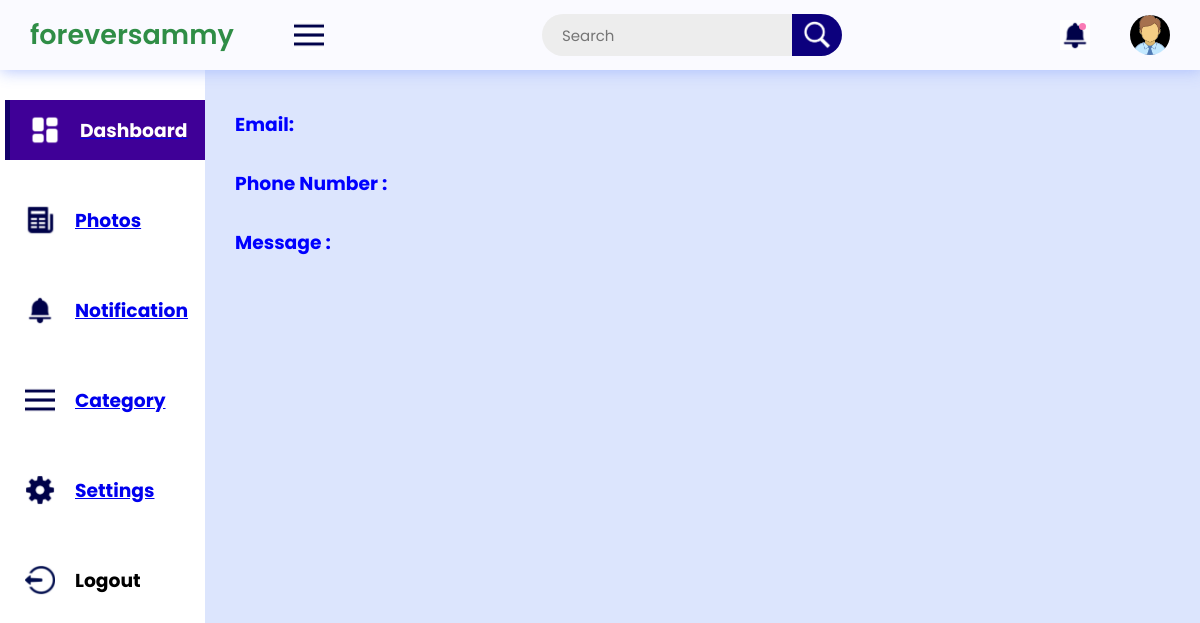
The page /getnotification/8606ccbd3d4c4420b7d39ea31cea889f on the database as committed earlier.
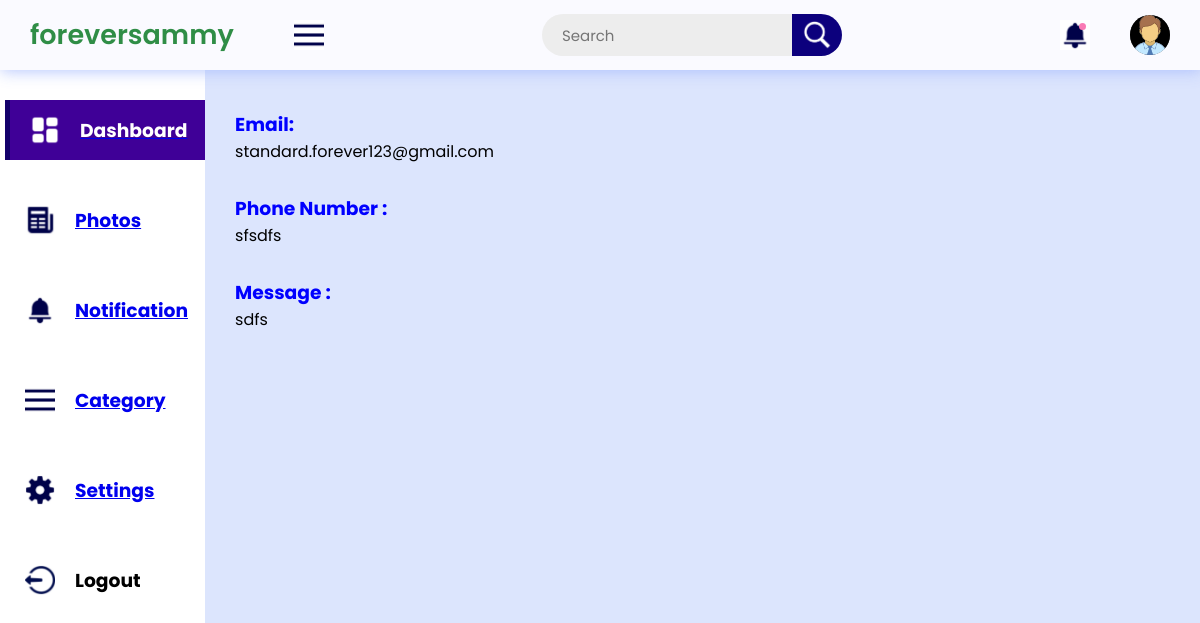
The same page on the database as committed later.
### app/home/models.py (models this page shows, shortened)
class Message(db.Model):
    id = db.Column(db.String(120), primary_key=True)
    message = db.Column(db.Text, nullable=False)
    email = db.Column(db.String(210), nullable=False)
    phone = db.Column(db.String(20), nullable=True)
    created_at = db.Column(db.DateTime, nullable=False, default=datetime.utcnow)
    @classmethod
    def get(cls, id):
        picture = db.session.query(cls).filter(cls.id == id).first()
        if (picture is None):
            return (None)
        return (picture)

### app/admin/routes.py (the view)
@app.route('/getnotification/<id>')
def getnotification(id):
    notification = Message.get(id)
    return render_template('admin/view_notifica.html', notification=notification)

### app/templates/admin/view_notifica.html
{% extends 'admin_layout.html' %}
{% block main %}
<div style="padding-bottom: 30px; color: blue;">
    <h3>Email: </h3>
    <p style="color: black;"> {{ notification.email }}</p>
</div>
<div style="padding-bottom: 30px; color: blue;">
    <h3>Phone Number :</h3>
    <p style="color: black;">{{ notification.phone }}</p>
</div>
<div style="padding-bottom: 30px; color: blue;">
    <h3>Message : </h3>
    <p style="color: black;">{{ notification.message }}</p>
</div>
{% endblock main %}

Rows that differ between the two databases and show on the page:
added Message: email "standard.forever123@gmail.com", phone "sfsdfs", message "sdfs"
